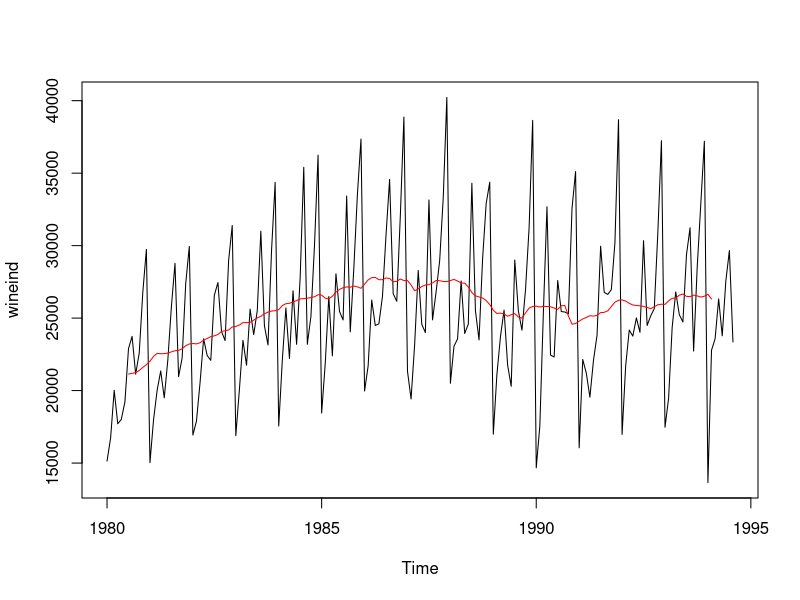
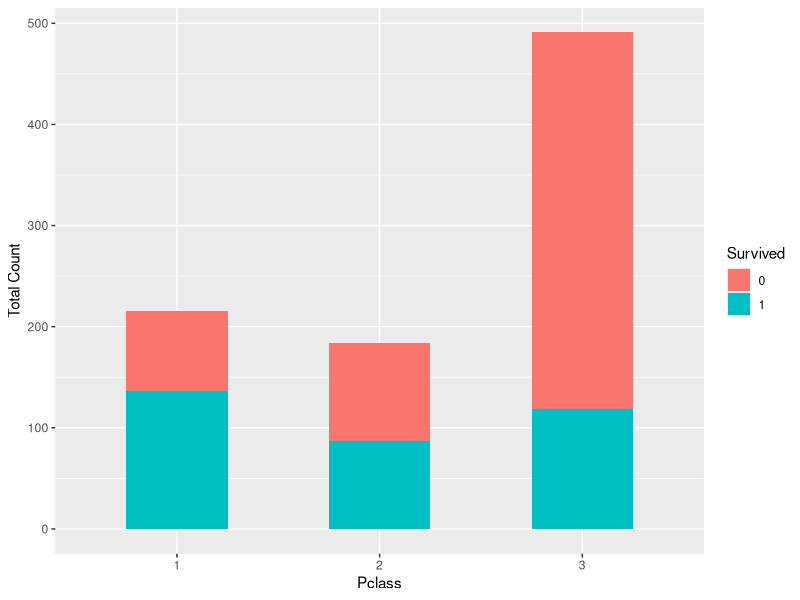
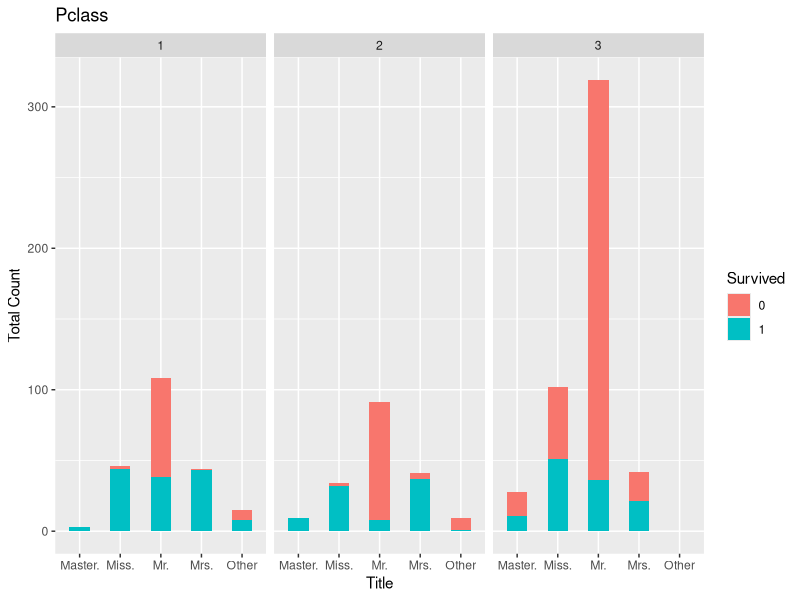
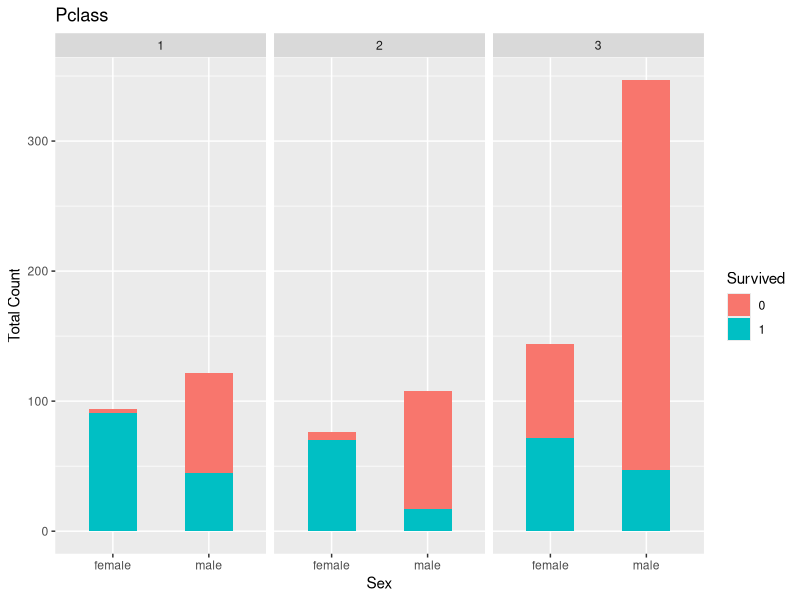
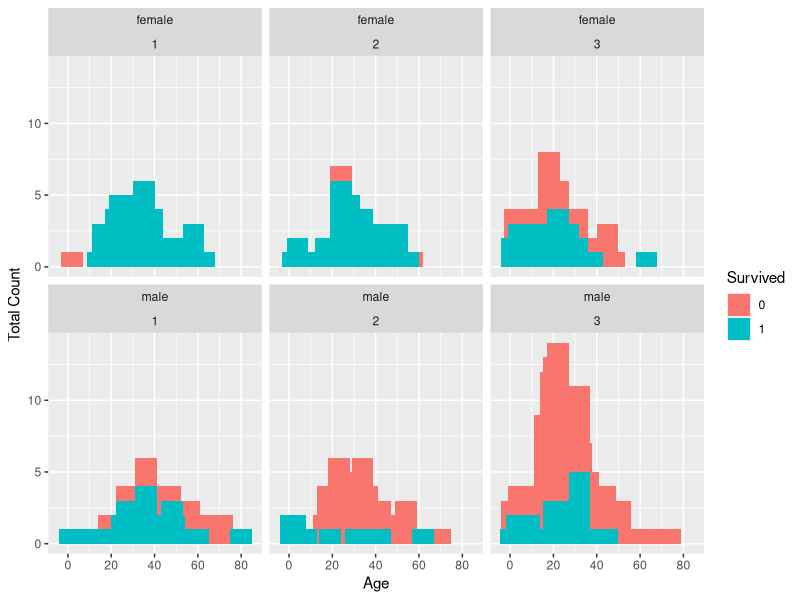
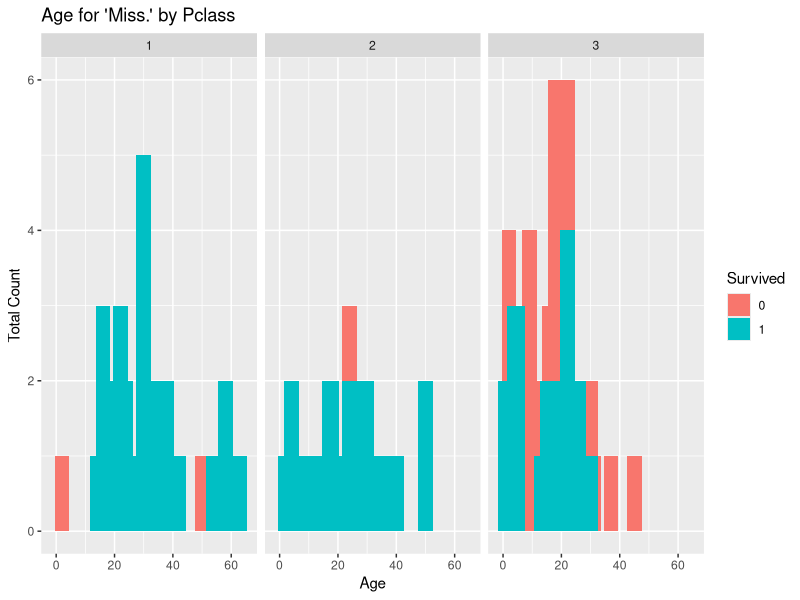
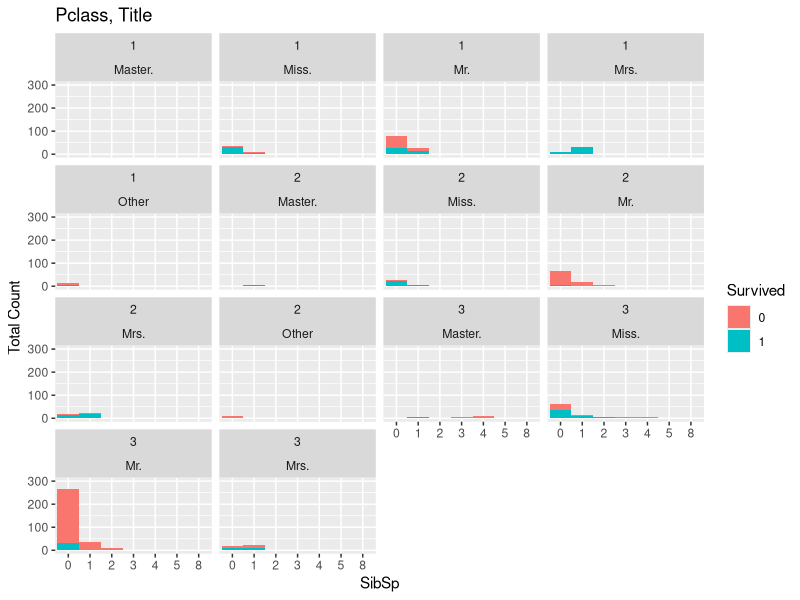

Here is the R script that generated these plots, in order:
library(forecast)
plot(wineind)
sm <- ma(wineind,order=12)
lines(sm,col="red")

View(flights14)
install.packages("data.table")
install.packages("xlsx")

# Introduction to Data Science with R - _Data Analysis Part 1.mp4

# Kaggle Titanic Data Analysis...

# Data From:
# https://www.kaggle.com/c/titanic/data
# train.csv and test.csv

# What is my current working directory? Run this function:
# getwd()

# Make this the folder, with the correct versions of the csv files (No Passenger ID), the Home directory, from: Session, Set Working Directory, Choose Directory...
# C:\Users\Hon\Documents\R\Kaggle Titanic Data


# Alternatively, using code, set working directory using:
setwd("C:/Users/Hon/Documents/R/Kaggle Titanic Data") # Acer Travelmate
# setwd("C:/Users/Hontan/Documents/R/Kaggle Titanic Data") # Work HP computer
# setwd("E:/Hon 2017-01-01 FULL/Hon R/Kaggle Titanic Data") # Gigabyte


# Load row data
train <- read.csv("train.csv", header = TRUE)
test <- read.csv("test.csv", header = TRUE)

# To remove data sets, us the rm() function
# rm(data_1, data_2, data_3)

# Add a "Survived" variable to the test set to allow for combining data sets
test.survived <- data.frame(Survived = rep("None", nrow(test)), test[,])
#test[1,4]

# Combine data sets
data.combined <- rbind(train, test.survived)

# A bit about R data types (e.g., factors)
str(data.combined)

# Change some data types
data.combined$Survived <- as.factor(data.combined$Survived)
data.combined$Pclass <- as.factor(data.combined$Pclass)


# Take a look at gross survival rates
table(data.combined$Survived)


# Distibution across classes
table(data.combined$Pclass)

# From Packages install ggplot2 and stringr
# Load up ggplot2 package to use for visualizations
library(ggplot2)

# Hypothesis - Rich folks survived at a higher rate
str(train) #train$Pclass is still an int, need to change this to a factor.
train$Pclass <- as.factor(train$Pclass)
# Run using geom_bar() not geom_histogram
ggplot(train, aes(x = Pclass, fill = factor(Survived))) +
  geom_bar(width = 0.5) +
  xlab("Pclass") +
  ylab("Total Count") +
  labs(fill = "Survived")


# Examine the first few names in the training data set
head(as.character(train$Name))

# How many unique names are there across both train & test?
length(unique(as.character(data.combined$Name)))
# Returns 1307, would have expected 1309.

# Two duplicate names, take a closer look
# First, get the duplicate names and store them as a vector
dup.names <- as.character(data.combined[which(duplicated(as.character(data.combined$Name))), "Name"])
# The which() function is like the Where clause in SQL. 

# Next, take a look at the records in the combined data set
data.combined[which(data.combined$Name %in% dup.names),]
# In SQL, this is like saying in data.combined, grab me all the records Where Name in dup.names


# What is up with the 'Miss.' and 'Mr.' thing?
library(stringr)
# This tells me stringr() was built R version 3.3.3

# What version of R am I running
# Type this into the Console: > Version
# This tells me I using R version 3.3.1 (2016-06-21)
# After installing a newer version of R, 3.4.1, and restarting RStudio, went through above code, and stringr() doesn't give this warning anymore.

# What version of RStudio am I running? Type this into the console window:
# RStudio.Version()
# From this, I find that I am currently running RStudio Desktop version 1.0.143
# On the RStudio website, I find that the current version is 1.0.153, so I close RStudio, and install the latest version.

misses <- data.combined[which(str_detect(data.combined$Name, "Miss.")), ]
# First five rows, all the columns:
misses[1:5, ]

# Hypothesis - Name titles correlate with age
mrses <- data.combined[which(str_detect(data.combined$Name, "Mrs.")), ]
mrses[1:5, ]

# Check out makes to see if pattern continues
males <- data.combined[which(train$Sex == "male"), ]
males[1:5, ]


# Expand upon the relationship between 'Survived' and 'Pclass' by adding the new 'Title' variable to the
# data set and then exploring a potential 3-dimensional relationship.
# Create a functions that brings out the title.
extractTitle <- function(Name) {
  Name <- as.character(Name)
  
  if (length(grep("Miss.", Name)) > 0) {
    return ("Miss.")
  } else if (length(grep("Master.", Name)) > 0) {
    return ("Master.")
  } else if (length(grep("Mrs.", Name)) > 0) {
    return ("Mrs.")
  } else if (length(grep("Mr.", Name)) > 0) {
    return ("Mr.")
  } else {
    return ("Other")
  }
}

# Loop
titles <- NULL
for (i in 1:nrow(data.combined)) {
  titles <- c(titles, extractTitle(data.combined[i, "Name"]))
}

# Add this to data.combined
data.combined$title <- as.factor(titles)

# Let's do a 3d visualization on this.
# Since we only have survived lables for the train set, only use the first 891 rows
ggplot(data.combined[1:891,], aes(x = title, fill = Survived)) +
  geom_bar(width = 0.5) +
  facet_wrap(~Pclass) +
  ggtitle("Pclass") +
  xlab("Title") +
  ylab("Total Count") +
  labs(fill = "Survived")

# David Langer's github
# https://github.com/EasyD/IntroToDataScience


# Hadley Wickham - Chief Scientist at RStudio.


# Install the tidyverse, which includes a set of packages that work in harmony
# Includes: broom, dplyr, forcats, ggplot2, haven, httr, hms, jsonlite, lubridate, magrittr, modelr, purrr, readr, readxl, stringr, tibble, rvest, tidyr, xml2
install.packages("tidyverse")
# Takes a while. Finished when you get this message:
# The downloaded binary packages are in
# C:\Users\Hon\AppData\Local\Temp\Rtmp8kkH30\downloaded_packages


# Most businesses don't care about beautiful optimal code. They care more about cycle time. How quickly can you get something to work.
# Knowing your data is the best way to let it speak to you, and find what is predictive and what is not.
# Feature engineering trumps algorithms.


# Introduction to Data Science with R - _Data Analysis Part 2.mp4

# Deduced that:
# - Pclass is a proxy for socio-economic status.
# - Title can be used a proxy for age.
# - Males in the 3rd class were most likely to perish, unless your title was Master.

# What's the distibution of females to males across train * test?
table(data.combined$Sex)

# Visualize the 3-way relationship of sex, Pclass, and survival, compare to analysis of title.
ggplot(data.combined[1:891,], aes(x = Sex, fill = Survived)) +
  geom_bar(width = 0.5) +
  facet_wrap(~Pclass) +
  ggtitle("Pclass") +
  xlab("Sex") +
  ylab("Total Count") +
  labs(fill = "Survived")

# Take a look at age.
summary(data.combined$Age)
# Imputation, use predictive analysis to fill missing vlaues.
# Better to use proxy for Age when it is missing, e.g. Title.
# Just summary on the train data...
summary(data.combined[1:891,"Age"])

# See visual plot of this.
ggplot(data.combined[1:891,], aes(x = Age, fill = Survived)) +
  facet_wrap(~Sex + Pclass) +
  geom_bar(width = 10) +
  xlab("Age") +
  ylab("Total Count")

# Validate that "Master." is a good proxy for male children
boys <- data.combined[which(data.combined$title == "Master."),]
summary(boys$Age)
# Can just run the which() bit:
which(data.combined$title == "Master.")

# We know that "Miss." is more complicated, let's examine further
misses <- data.combined[which(data.combined$title == "Miss."),]
summary(misses$Age)

ggplot(misses[misses$Survived != "None",], aes(x = Age, fill = Survived)) +
  facet_wrap(~Pclass) +
  geom_bar(width = 5) +
  ggtitle("Age for 'Miss.' by Pclass") +
  xlab("Age") +
  ylab("Total Count")

# OK, appears female children may have different survival rate,
# Could be a candidate for feature engineering later.
misses.alone <- misses[which(misses$SibSp == 0 & misses$Parch == 0),]
summary(misses.alone)
length(which(misses.alone$Age <= 14.5))

# Moving on to the sibsp variable, summarize the variable
summary(data.combined$SibSp)


#####################################################

# Find data contains...
subset(data.combined, Name == "McCarthy, Mr. Timothy J")
subset(data.combined[which(data.combined$Name == "Timothy"),])
grep("Allen", data.combined$Name, value = TRUE)
NamedAllen <- data.combined[which(data.combined$Name == grep("Allen", data.combined$Name, value = TRUE)),]

# Select * Into [NamedAllen] From [data.combined] Where Name Like '%Allen%'
NamedAllen <- data.combined[grep("Allen", data.combined$Name), ]
SpecificNamedAllen <- data.combined[which(data.combined$Name == 'Allen, Miss. Elisabeth Walton'), ]

#####################################################


# Can we treat sibsp as a factor (i.e. a dropdown list)
# Does it have a small enough range of defined values.
# length is linke count here
length(unique(data.combined$SibSp))

# Do transformation of sibsp from integer variable to factor variable.
data.combined$SibSp <- as.factor(data.combined$SibSp)

# Check if SibSp has become factor data type.
str(data.combined)

# SibSp as a factor allows us to do more with it in a ggplot bar graph.
# We believe title is predictive. Visualize survival rates by SipSp, Pclass, and [something else]
ggplot(data.combined[1:891,], aes(x = SibSp, fill = Survived)) +
  geom_bar(width = 1) +
  facet_wrap(~Pclass + title) +
  ggtitle("Pclass, Title") +
  xlab("SibSp") +
  ylab("Total Count") +
  ylim(0,300) +
  labs(fill = "Survived")

## Video 2, paused at 41:25.

